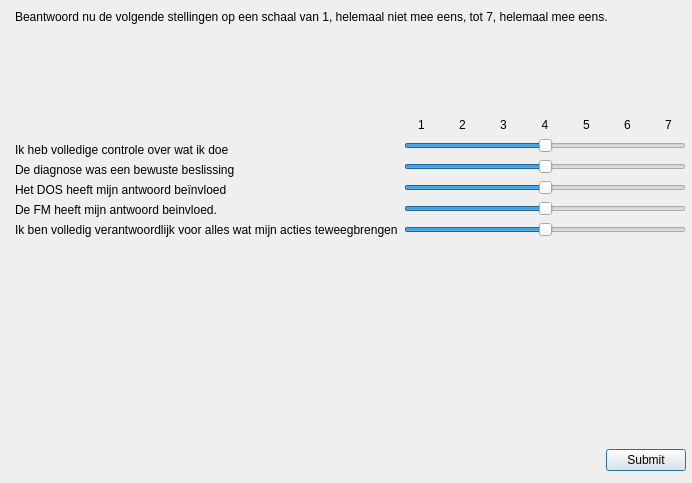
<?xml version="1.0" encoding="UTF-8"?>
<ui version="4.0">
 <class>Dialog</class>
 <widget class="QDialog" name="Dialog">
  <property name="geometry">
   <rect>
    <x>0</x>
    <y>0</y>
    <width>692</width>
    <height>483</height>
   </rect>
  </property>
  <property name="windowTitle">
   <string>Dialog</string>
  </property>
  <widget class="QWidget" name="verticalLayoutWidget_4">
   <property name="geometry">
    <rect>
     <x>15</x>
     <y>10</y>
     <width>671</width>
     <height>461</height>
    </rect>
   </property>
   <layout class="QVBoxLayout" name="verticalLayout_5">
    <item>
     <widget class="QLabel" name="label">
      <property name="text">
       <string>Beantwoord nu de volgende stellingen op een schaal van 1, helemaal niet mee eens, tot 7, helemaal mee eens.</string>
      </property>
     </widget>
    </item>
    <item>
     <layout class="QHBoxLayout" name="horizontalLayout">
      <item>
       <layout class="QVBoxLayout" name="verticalLayout_2">
        <item>
         <spacer name="verticalSpacer">
          <property name="orientation">
           <enum>Qt::Vertical</enum>
          </property>
          <property name="sizeHint" stdset="0">
           <size>
            <width>20</width>
            <height>40</height>
           </size>
          </property>
         </spacer>
        </item>
        <item>
         <widget class="QLabel" name="label_1">
          <property name="sizePolicy">
           <sizepolicy hsizetype="Expanding" vsizetype="Preferred">
            <horstretch>0</horstretch>
            <verstretch>0</verstretch>
           </sizepolicy>
          </property>
          <property name="text">
           <string>Ik heb volledige controle over wat ik doe</string>
          </property>
         </widget>
        </item>
        <item>
         <widget class="QLabel" name="label_2">
          <property name="sizePolicy">
           <sizepolicy hsizetype="Expanding" vsizetype="Preferred">
            <horstretch>0</horstretch>
            <verstretch>0</verstretch>
           </sizepolicy>
          </property>
          <property name="text">
           <string>De diagnose was een bewuste beslissing</string>
          </property>
         </widget>
        </item>
        <item>
         <widget class="QLabel" name="label_3">
          <property name="sizePolicy">
           <sizepolicy hsizetype="Expanding" vsizetype="Preferred">
            <horstretch>0</horstretch>
            <verstretch>0</verstretch>
           </sizepolicy>
          </property>
          <property name="text">
           <string>Het DOS heeft mijn antwoord beïnvloed </string>
          </property>
         </widget>
        </item>
        <item>
         <widget class="QLabel" name="label_4">
          <property name="sizePolicy">
           <sizepolicy hsizetype="Expanding" vsizetype="Preferred">
            <horstretch>0</horstretch>
            <verstretch>0</verstretch>
           </sizepolicy>
          </property>
          <property name="text">
           <string>De FM heeft mijn antwoord beinvloed.</string>
          </property>
         </widget>
        </item>
        <item>
         <widget class="QLabel" name="label_5">
          <property name="sizePolicy">
           <sizepolicy hsizetype="Expanding" vsizetype="Preferred">
            <horstretch>0</horstretch>
            <verstretch>0</verstretch>
           </sizepolicy>
          </property>
          <property name="text">
           <string>Ik ben volledig verantwoordlijk voor alles wat mijn acties teweegbrengen</string>
          </property>
         </widget>
        </item>
       </layout>
      </item>
      <item>
       <layout class="QVBoxLayout" name="verticalLayout_4">
        <item>
         <spacer name="verticalSpacer_2">
          <property name="orientation">
           <enum>Qt::Vertical</enum>
          </property>
          <property name="sizeHint" stdset="0">
           <size>
            <width>20</width>
            <height>40</height>
           </size>
          </property>
         </spacer>
        </item>
        <item>
         <layout class="QHBoxLayout" name="horizontalLayout_4">
          <item>
           <widget class="QLabel" name="label_6">
            <property name="sizePolicy">
             <sizepolicy hsizetype="MinimumExpanding" vsizetype="Fixed">
              <horstretch>0</horstretch>
              <verstretch>0</verstretch>
             </sizepolicy>
            </property>
            <property name="text">
             <string>1</string>
            </property>
            <property name="alignment">
             <set>Qt::AlignCenter</set>
            </property>
           </widget>
          </item>
          <item>
           <widget class="QLabel" name="label_7">
            <property name="sizePolicy">
             <sizepolicy hsizetype="MinimumExpanding" vsizetype="Fixed">
              <horstretch>0</horstretch>
              <verstretch>0</verstretch>
             </sizepolicy>
            </property>
            <property name="text">
             <string>2</string>
            </property>
            <property name="alignment">
             <set>Qt::AlignCenter</set>
            </property>
           </widget>
          </item>
          <item>
           <widget class="QLabel" name="label_8">
            <property name="sizePolicy">
             <sizepolicy hsizetype="MinimumExpanding" vsizetype="Fixed">
              <horstretch>0</horstretch>
              <verstretch>0</verstretch>
             </sizepolicy>
            </property>
            <property name="text">
             <string>3</string>
            </property>
            <property name="alignment">
             <set>Qt::AlignCenter</set>
            </property>
           </widget>
          </item>
          <item>
           <widget class="QLabel" name="label_9">
            <property name="sizePolicy">
             <sizepolicy hsizetype="MinimumExpanding" vsizetype="Fixed">
              <horstretch>0</horstretch>
              <verstretch>0</verstretch>
             </sizepolicy>
            </property>
            <property name="text">
             <string>4</string>
            </property>
            <property name="alignment">
             <set>Qt::AlignCenter</set>
            </property>
           </widget>
          </item>
          <item>
           <widget class="QLabel" name="label_10">
            <property name="sizePolicy">
             <sizepolicy hsizetype="MinimumExpanding" vsizetype="Fixed">
              <horstretch>0</horstretch>
              <verstretch>0</verstretch>
             </sizepolicy>
            </property>
            <property name="text">
             <string>5</string>
            </property>
            <property name="alignment">
             <set>Qt::AlignCenter</set>
            </property>
           </widget>
          </item>
          <item>
           <widget class="QLabel" name="label_11">
            <property name="sizePolicy">
             <sizepolicy hsizetype="MinimumExpanding" vsizetype="Fixed">
              <horstretch>0</horstretch>
              <verstretch>0</verstretch>
             </sizepolicy>
            </property>
            <property name="text">
             <string>6</string>
            </property>
            <property name="alignment">
             <set>Qt::AlignCenter</set>
            </property>
           </widget>
          </item>
          <item>
           <widget class="QLabel" name="label_12">
            <property name="sizePolicy">
             <sizepolicy hsizetype="MinimumExpanding" vsizetype="Fixed">
              <horstretch>0</horstretch>
              <verstretch>0</verstretch>
             </sizepolicy>
            </property>
            <property name="text">
             <string>7</string>
            </property>
            <property name="alignment">
             <set>Qt::AlignCenter</set>
            </property>
           </widget>
          </item>
         </layout>
        </item>
        <item>
         <layout class="QVBoxLayout" name="verticalLayout_3">
          <item>
           <widget class="QSlider" name="horizontalSlider_1">
            <property name="minimum">
             <number>1</number>
            </property>
            <property name="maximum">
             <number>7</number>
            </property>
            <property name="pageStep">
             <number>1</number>
            </property>
            <property name="value">
             <number>4</number>
            </property>
            <property name="sliderPosition">
             <number>4</number>
            </property>
            <property name="orientation">
             <enum>Qt::Horizontal</enum>
            </property>
            <property name="invertedAppearance">
             <bool>false</bool>
            </property>
           </widget>
          </item>
          <item>
           <widget class="QSlider" name="horizontalSlider_2">
            <property name="minimum">
             <number>1</number>
            </property>
            <property name="maximum">
             <number>7</number>
            </property>
            <property name="pageStep">
             <number>1</number>
            </property>
            <property name="value">
             <number>4</number>
            </property>
            <property name="orientation">
             <enum>Qt::Horizontal</enum>
            </property>
           </widget>
          </item>
          <item>
           <widget class="QSlider" name="horizontalSlider_3">
            <property name="minimum">
             <number>1</number>
            </property>
            <property name="maximum">
             <number>7</number>
            </property>
            <property name="pageStep">
             <number>1</number>
            </property>
            <property name="value">
             <number>4</number>
            </property>
            <property name="orientation">
             <enum>Qt::Horizontal</enum>
            </property>
           </widget>
          </item>
          <item>
           <widget class="QSlider" name="horizontalSlider_4">
            <property name="minimum">
             <number>1</number>
            </property>
            <property name="maximum">
             <number>7</number>
            </property>
            <property name="pageStep">
             <number>1</number>
            </property>
            <property name="value">
             <number>4</number>
            </property>
            <property name="orientation">
             <enum>Qt::Horizontal</enum>
            </property>
           </widget>
          </item>
          <item>
           <widget class="QSlider" name="horizontalSlider_5">
            <property name="minimum">
             <number>1</number>
            </property>
            <property name="maximum">
             <number>7</number>
            </property>
            <property name="pageStep">
             <number>1</number>
            </property>
            <property name="value">
             <number>4</number>
            </property>
            <property name="orientation">
             <enum>Qt::Horizontal</enum>
            </property>
           </widget>
          </item>
         </layout>
        </item>
       </layout>
      </item>
     </layout>
    </item>
    <item>
     <spacer name="verticalSpacer_3">
      <property name="orientation">
       <enum>Qt::Vertical</enum>
      </property>
      <property name="sizeHint" stdset="0">
       <size>
        <width>20</width>
        <height>40</height>
       </size>
      </property>
     </spacer>
    </item>
    <item>
     <layout class="QHBoxLayout" name="horizontalLayout_5">
      <item>
       <spacer name="horizontalSpacer">
        <property name="orientation">
         <enum>Qt::Horizontal</enum>
        </property>
        <property name="sizeHint" stdset="0">
         <size>
          <width>40</width>
          <height>20</height>
         </size>
        </property>
       </spacer>
      </item>
      <item>
       <widget class="QPushButton" name="pushButton">
        <property name="text">
         <string>Submit</string>
        </property>
       </widget>
      </item>
     </layout>
    </item>
   </layout>
  </widget>
 </widget>
 <resources/>
 <connections/>
</ui>
